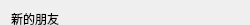
<?xml version="1.0" encoding="UTF-8"?>
<ui version="4.0">
 <class>GroupTipItem</class>
 <widget class="QWidget" name="GroupTipItem">
  <property name="geometry">
   <rect>
    <x>0</x>
    <y>0</y>
    <width>250</width>
    <height>25</height>
   </rect>
  </property>
  <property name="minimumSize">
   <size>
    <width>250</width>
    <height>25</height>
   </size>
  </property>
  <property name="maximumSize">
   <size>
    <width>250</width>
    <height>25</height>
   </size>
  </property>
  <property name="windowTitle">
   <string>Form</string>
  </property>
  <layout class="QVBoxLayout" name="verticalLayout">
   <item>
    <widget class="QLabel" name="label">
     <property name="minimumSize">
      <size>
       <width>0</width>
       <height>16</height>
      </size>
     </property>
     <property name="maximumSize">
      <size>
       <width>16777215</width>
       <height>16</height>
      </size>
     </property>
     <property name="text">
      <string>新的朋友</string>
     </property>
    </widget>
   </item>
  </layout>
 </widget>
 <resources/>
 <connections/>
</ui>
